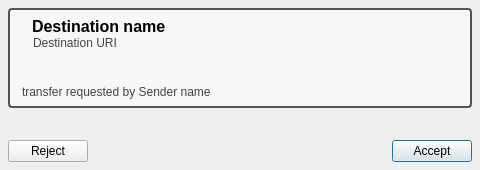
<?xml version="1.0" encoding="UTF-8"?>
<ui version="4.0">
 <class>incoming_calltransfer_dialog</class>
 <widget class="QDialog" name="incoming_calltransfer_dialog">
  <property name="geometry">
   <rect>
    <x>0</x>
    <y>0</y>
    <width>480</width>
    <height>170</height>
   </rect>
  </property>
  <property name="minimumSize">
   <size>
    <width>480</width>
    <height>170</height>
   </size>
  </property>
  <property name="maximumSize">
   <size>
    <width>16777215</width>
    <height>170</height>
   </size>
  </property>
  <property name="windowTitle">
   <string>Call Transfer Request</string>
  </property>
  <property name="windowIcon">
   <iconset>
    <normaloff>icons/blink48.png</normaloff>icons/blink48.png</iconset>
  </property>
  <layout class="QVBoxLayout" name="dialog_layout">
   <property name="spacing">
    <number>32</number>
   </property>
   <property name="leftMargin">
    <number>8</number>
   </property>
   <property name="topMargin">
    <number>8</number>
   </property>
   <property name="rightMargin">
    <number>8</number>
   </property>
   <property name="bottomMargin">
    <number>8</number>
   </property>
   <item>
    <widget class="QFrame" name="frame">
     <property name="styleSheet">
      <string>QFrame#frame {
	background-color: #f8f8f8;
	border-color: #545454;
	border-radius: 4px;
	border-width: 2px;
	border-style: solid;
}


</string>
     </property>
     <property name="frameShape">
      <enum>QFrame::StyledPanel</enum>
     </property>
     <property name="frameShadow">
      <enum>QFrame::Sunken</enum>
     </property>
     <layout class="QGridLayout" name="frame_layout">
      <property name="topMargin">
       <number>7</number>
      </property>
      <property name="bottomMargin">
       <number>7</number>
      </property>
      <property name="verticalSpacing">
       <number>0</number>
      </property>
      <item row="0" column="1">
       <widget class="QLabel" name="username_label">
        <property name="sizePolicy">
         <sizepolicy hsizetype="Expanding" vsizetype="Fixed">
          <horstretch>0</horstretch>
          <verstretch>0</verstretch>
         </sizepolicy>
        </property>
        <property name="font">
         <font>
          <pointsize>12</pointsize>
          <weight>75</weight>
          <bold>true</bold>
         </font>
        </property>
        <property name="text">
         <string>Destination name</string>
        </property>
        <property name="alignment">
         <set>Qt::AlignLeading|Qt::AlignLeft|Qt::AlignVCenter</set>
        </property>
       </widget>
      </item>
      <item row="1" column="1">
       <widget class="QLabel" name="uri_label">
        <property name="sizePolicy">
         <sizepolicy hsizetype="Expanding" vsizetype="Fixed">
          <horstretch>0</horstretch>
          <verstretch>0</verstretch>
         </sizepolicy>
        </property>
        <property name="palette">
         <palette>
          <active>
           <colorrole role="WindowText">
            <brush brushstyle="SolidPattern">
             <color alpha="255">
              <red>68</red>
              <green>68</green>
              <blue>68</blue>
             </color>
            </brush>
           </colorrole>
           <colorrole role="Text">
            <brush brushstyle="SolidPattern">
             <color alpha="255">
              <red>68</red>
              <green>68</green>
              <blue>68</blue>
             </color>
            </brush>
           </colorrole>
          </active>
          <inactive>
           <colorrole role="WindowText">
            <brush brushstyle="SolidPattern">
             <color alpha="255">
              <red>68</red>
              <green>68</green>
              <blue>68</blue>
             </color>
            </brush>
           </colorrole>
           <colorrole role="Text">
            <brush brushstyle="SolidPattern">
             <color alpha="255">
              <red>68</red>
              <green>68</green>
              <blue>68</blue>
             </color>
            </brush>
           </colorrole>
          </inactive>
          <disabled>
           <colorrole role="WindowText">
            <brush brushstyle="SolidPattern">
             <color alpha="255">
              <red>118</red>
              <green>118</green>
              <blue>117</blue>
             </color>
            </brush>
           </colorrole>
           <colorrole role="Text">
            <brush brushstyle="SolidPattern">
             <color alpha="255">
              <red>118</red>
              <green>118</green>
              <blue>117</blue>
             </color>
            </brush>
           </colorrole>
          </disabled>
         </palette>
        </property>
        <property name="text">
         <string>Destination URI</string>
        </property>
        <property name="indent">
         <number>1</number>
        </property>
       </widget>
      </item>
      <item row="0" column="0" rowspan="2">
       <widget class="QLabel" name="user_icon">
        <property name="pixmap">
         <pixmap>icons/default-avatar.png</pixmap>
        </property>
        <property name="alignment">
         <set>Qt::AlignCenter</set>
        </property>
       </widget>
      </item>
      <item row="2" column="0" colspan="2">
       <spacer name="frame_spacer">
        <property name="orientation">
         <enum>Qt::Vertical</enum>
        </property>
        <property name="sizeHint" stdset="0">
         <size>
          <width>20</width>
          <height>20</height>
         </size>
        </property>
       </spacer>
      </item>
      <item row="3" column="0" colspan="2">
       <widget class="QLabel" name="transfer_label">
        <property name="palette">
         <palette>
          <active>
           <colorrole role="WindowText">
            <brush brushstyle="SolidPattern">
             <color alpha="255">
              <red>68</red>
              <green>68</green>
              <blue>68</blue>
             </color>
            </brush>
           </colorrole>
           <colorrole role="Text">
            <brush brushstyle="SolidPattern">
             <color alpha="255">
              <red>68</red>
              <green>68</green>
              <blue>68</blue>
             </color>
            </brush>
           </colorrole>
          </active>
          <inactive>
           <colorrole role="WindowText">
            <brush brushstyle="SolidPattern">
             <color alpha="255">
              <red>68</red>
              <green>68</green>
              <blue>68</blue>
             </color>
            </brush>
           </colorrole>
           <colorrole role="Text">
            <brush brushstyle="SolidPattern">
             <color alpha="255">
              <red>68</red>
              <green>68</green>
              <blue>68</blue>
             </color>
            </brush>
           </colorrole>
          </inactive>
          <disabled>
           <colorrole role="WindowText">
            <brush brushstyle="SolidPattern">
             <color alpha="255">
              <red>118</red>
              <green>118</green>
              <blue>117</blue>
             </color>
            </brush>
           </colorrole>
           <colorrole role="Text">
            <brush brushstyle="SolidPattern">
             <color alpha="255">
              <red>118</red>
              <green>118</green>
              <blue>117</blue>
             </color>
            </brush>
           </colorrole>
          </disabled>
         </palette>
        </property>
        <property name="text">
         <string extracomment="is offering file sharing">transfer requested by Sender name</string>
        </property>
        <property name="indent">
         <number>3</number>
        </property>
       </widget>
      </item>
     </layout>
    </widget>
   </item>
   <item>
    <layout class="QHBoxLayout" name="button_layout">
     <property name="spacing">
      <number>5</number>
     </property>
     <item>
      <widget class="QPushButton" name="reject_button">
       <property name="maximumSize">
        <size>
         <width>16777215</width>
         <height>28</height>
        </size>
       </property>
       <property name="text">
        <string>Reject</string>
       </property>
      </widget>
     </item>
     <item>
      <spacer name="button_spacer">
       <property name="orientation">
        <enum>Qt::Horizontal</enum>
       </property>
       <property name="sizeHint" stdset="0">
        <size>
         <width>40</width>
         <height>20</height>
        </size>
       </property>
      </spacer>
     </item>
     <item>
      <widget class="QPushButton" name="accept_button">
       <property name="maximumSize">
        <size>
         <width>16777215</width>
         <height>28</height>
        </size>
       </property>
       <property name="text">
        <string>Accept</string>
       </property>
       <property name="default">
        <bool>true</bool>
       </property>
      </widget>
     </item>
    </layout>
   </item>
  </layout>
 </widget>
 <tabstops>
  <tabstop>accept_button</tabstop>
  <tabstop>reject_button</tabstop>
 </tabstops>
 <resources/>
 <connections>
  <connection>
   <sender>accept_button</sender>
   <signal>clicked()</signal>
   <receiver>incoming_calltransfer_dialog</receiver>
   <slot>accept()</slot>
   <hints>
    <hint type="sourcelabel">
     <x>345</x>
     <y>117</y>
    </hint>
    <hint type="destinationlabel">
     <x>196</x>
     <y>67</y>
    </hint>
   </hints>
  </connection>
  <connection>
   <sender>reject_button</sender>
   <signal>clicked()</signal>
   <receiver>incoming_calltransfer_dialog</receiver>
   <slot>reject()</slot>
   <hints>
    <hint type="sourcelabel">
     <x>48</x>
     <y>117</y>
    </hint>
    <hint type="destinationlabel">
     <x>196</x>
     <y>67</y>
    </hint>
   </hints>
  </connection>
 </connections>
</ui>
